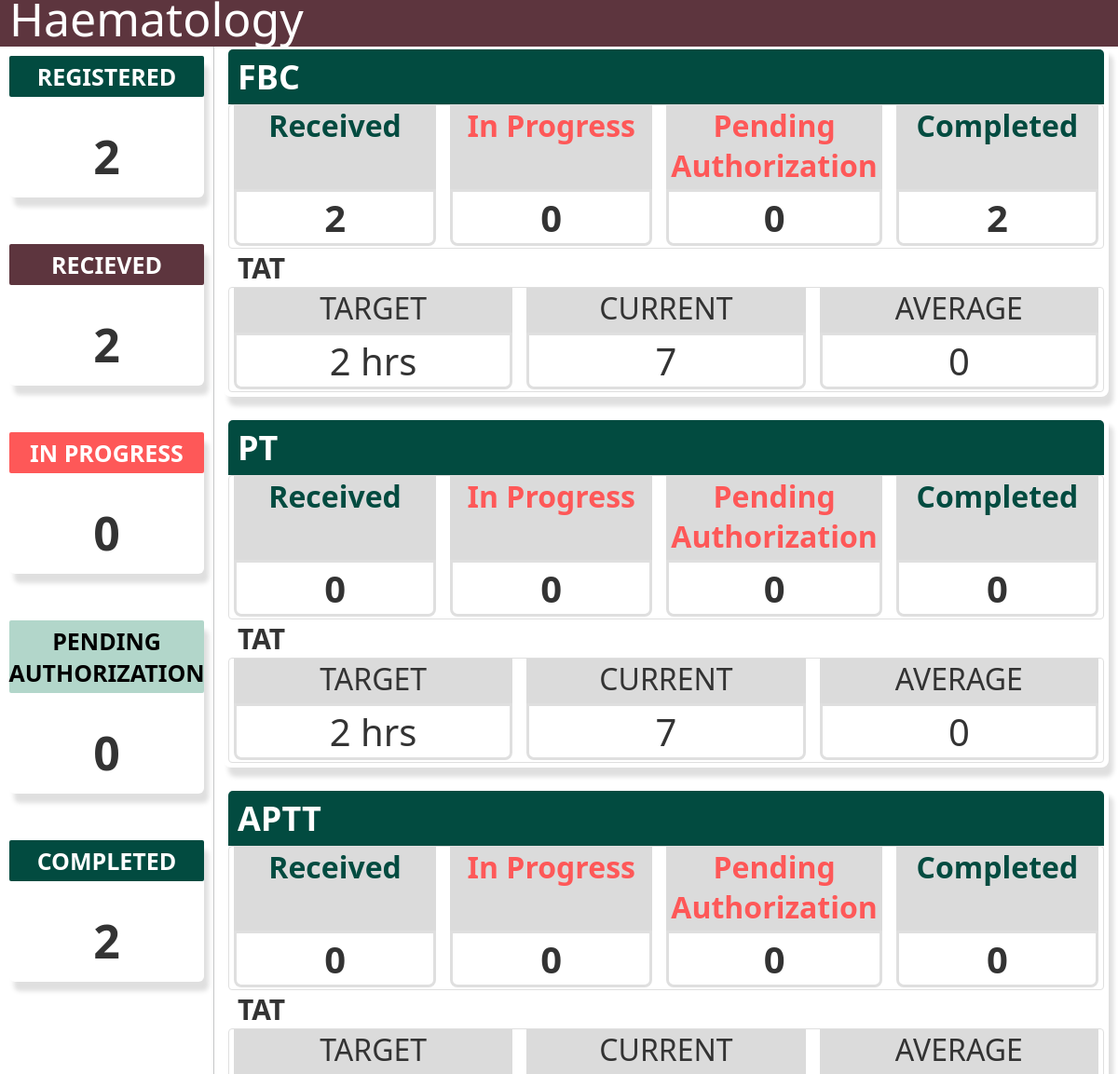
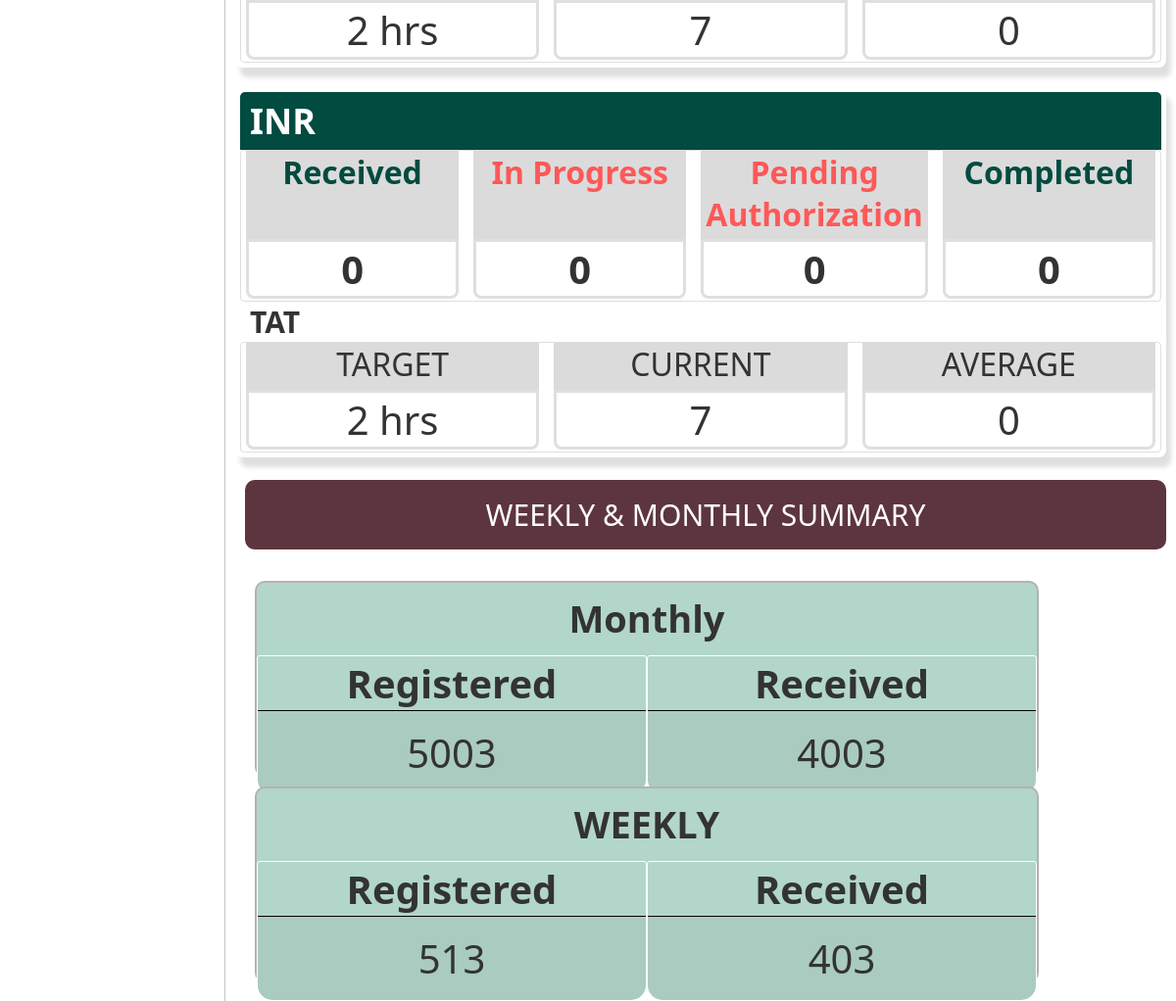
The page / on the database its author committed (2 pictures, top to bottom).
### tables this page shows
CREATE TABLE test_definitions (
                id INTEGER NOT NULL UNIQUE,
                test_id INTEGER NOT NULL,
                test_name VARCHAR(100) NOT NULL,
                test_short_name VARCHAR(100) NOT NULL,
                targetTAT VARCHAR(100) NOT NULL,
                PRIMARY KEY(id AUTOINCREMENT)
            );

CREATE TABLE monthly_summary (
                id INTEGER NOT NULL UNIQUE DEFAULT 1 CHECK(id = 1),
                monthly_registered INTEGER,
                monthly_received INTEGER,
                monthly_progress INTEGER,
                monthly_pending INTEGER,
                monthly_complete INTEGER,
                PRIMARY KEY(id)
            );

CREATE TABLE weekly_summary (
                id INTEGER NOT NULL UNIQUE DEFAULT 1 CHECK(id = 1),
                weekly_registered INTEGER,
                weekly_received INTEGER,
                weekly_progress INTEGER,
                weekly_pending INTEGER,
                weekly_complete INTEGER,
                PRIMARY KEY(id)
            );

### app.py (the view)
@app.route("/dashboard/")
@app.route("/")
def index():
    content = {
        "departmentName": department,
        "testType1": testType1,
        "testType2": testType2,
        "testType3": testType3,
        "testType4": testType4,
    }
    summary_data_obj = SummaryData()
    summary_content = {
        "summaryRegisteredTotal": summary_data_obj.getSummaryRegistered(),
        "summaryReceivedTotal": summary_data_obj.getSummaryReceived(),
        "summaryInProgressTotal": summary_data_obj.getSummaryInprogress(),
        "summaryPendingAuthTotal": summary_data_obj.getSummaryPendingAuth(),
        "summaryCompleteTotal": summary_data_obj.getSummaryComplete()
    }
    summary_data_obj.closeConn()
    test_content1 = get_test_content(testType1, '1')
    test_content2 = get_test_content(testType2, '2')
    test_content3 = get_test_content(testType3, '3')
    test_content4 = get_test_content(testType4, '4')
    tat_content = {
        "target1": TATData(testType1).targetTAT(),
        "target2": TATData(testType2).targetTAT(),
        "target3": TATData(testType3).targetTAT(),
        "target4": TATData(testType4).targetTAT()
    }
    counter = WeeklyCounter()
    weekly_content = {
        "weeklyRegistered": counter.getSummaryRegistered(),
        "weeklyRecieved": counter.getSummaryReceived(),
        "weeklyProgress": counter.getSummaryInprogress(),
        "weeklyPending": counter.getSummaryPendingAuth(),
        "weeklyComplete": counter.getSummaryComplete()
    }
    counter.closeConn()
    counter_monthly = MonthlyCounter()
    monthly_content = {
        "monthlyRegistered": counter_monthly.getSummaryRegistered(),
        "monthlyRecieved": counter_monthly.getSummaryReceived(),
        "monthlyProgress": counter_monthly.getSummaryInprogress(),
        "monthlyPending": counter_monthly.getSummaryPendingAuth(),
        "monthlyComplete": counter_monthly.getSummaryComplete()
    }
    counter_monthly.closeConn()
    return render_template(
        "dashboard.template.html",
        **content,
        **summary_content,
        **test_content1,
        **test_content2,
        **test_content3,
        **test_content4,
        **tat_content,
        **weekly_content,
        **monthly_content
    )

### templates/dashboard.template.html (shortened to what this page needs)
{% extends "dashboard.base.html" %}

### templates/dashboard.base.html (shortened to what this page needs)
<!DOCTYPE html>
<html lang="en">
<head>
    <link rel="stylesheet" href="{{url_for('static',filename='css/dashBoard.css')}}">
    <link rel="stylesheet" href="../static/css/dashBoard.css">
</head>
<body>
    <div class="nav">
    </div>
    <div class="sideNav">
        <div class="card">
            <span class="title green">
                REGISTERED
            </span>
            <span class="value">
                {{summaryRegisteredTotal}}
            </span>
        </div>
        <div class="card">
            <span class="title maroon">
                RECIEVED
            </span>
            <span class="value">
                {{summaryReceivedTotal}}
            </span>
        </div>
        <div class="card">
            <span class="title red">
                IN PROGRESS
            </span>
            <span class="value">
                {{summaryInProgressTotal}}
            </span>
        </div>
        <div class="card">
            <span class="title lightBlue">
                PENDING AUTHORIZATION
            </span>
            <span class="value">
                {{summaryPendingAuthTotal}}
            </span>
        </div>
        <div class="card">
            <span class="title green">
                COMPLETED
            </span>
            <span class="value">
                {{summaryCompleteTotal}}
            </span>
        </div>
    </div>
    <div class="main">
        <div class="test">
            <span class ="header .green">
                {{testType1}}
            </span>
            <div class="statusCards">
                <div class="cardWrapper">
                    <div class="cardTitle green">
                        Received
                    </div>
                    <div class="cardValue">
                        {{received1}}
                    </div>
                </div>
                <div class="cardWrapper">
                    <div class="cardTitle red">
                        In Progress
                    </div>
                    <div class="cardValue">
                        {{inProgress1}}
                    </div>
                </div>
                <div class="cardWrapper">
                    <div class="cardTitle red">
                        Pending Authorization
                    </div>
                    <div class="cardValue">
                        {{pendingAuth1}}
                    </div>
                </div>
                <div class="cardWrapper">
                    <div class="cardTitle green">
                        Completed
                    </div>
                    <div class="cardValue">
                        {{complete1}}
                    </div>
                </div>
            </div>
            <div class="tat">
                <span class="tatHeader">
                    TAT
                </span>
                <div class="statusCards">
                    <div class="cardWrapper">
                        <div class="cardTitle">
                            TARGET
                        </div>
                        <div class="cardValue">
                            {{target1}}
                        </div>
                    </div>
                    <div class="cardWrapper">
                        <div class="cardTitle">
                            CURRENT
                        </div>
                        <div class="cardValue">
                            7
                        </div>
                    </div>
                    <div class="cardWrapper">
                        <div class="cardTitle">
                            AVERAGE
                        </div>
                        <div class="cardValue">
                            0
                        </div>
                    </div>
                </div>
            </div>
        </div>
        <div class="test">
            <span class ="header .green">
                {{testType2}}
            </span>
            <div class="statusCards">
                <div class="cardWrapper">
                    <div class="cardTitle green">
                        Received
                    </div>
                    <div class="cardValue">
                        {{received2}}
                    </div>
                </div>
                <div class="cardWrapper">
                    <div class="cardTitle red">
                        In Progress
                    </div>
                    <div class="cardValue">
                        {{inProgress2}}
                    </div>
                </div>
                <div class="cardWrapper">
                    <div class="cardTitle red">
                        Pending Authorization
                    </div>
                    <div class="cardValue">
                        {{pendingAuth2}}
                    </div>
                </div>
                <div class="cardWrapper">
                    <div class="cardTitle green">
                        Completed
                    </div>
                    <div class="cardValue">
                        {{complete2}}
                    </div>
                </div>
            </div>
            <div class="tat">
                <span class="tatHeader">
                    TAT
                </span>
                <div class="statusCards">
                    <div class="cardWrapper">
                        <div class="cardTitle">
                            TARGET
                        </div>
                        <div class="cardValue">
                            {{target2}}
                        </div>
                    </div>
                    <div class="cardWrapper">
                        <div class="cardTitle">
                            CURRENT
                        </div>
                        <div class="cardValue">
                            7
                        </div>
                    </div>
                    <div class="cardWrapper">
                        <div class="cardTitle">
                            AVERAGE
                        </div>
                        <div class="cardValue">
                            0
                        </div>
                    </div>
                </div>
            </div>
        </div>
        <div class="test">
            <span class ="header .green">
                {{testType3}}
            </span>
            <div class="statusCards">
                <div class="cardWrapper">
                    <div class="cardTitle green">
                        Received
                    </div>
                    <div class="cardValue">
                        {{received3}}
                    </div>
                </div>
                <div class="cardWrapper">
                    <div class="cardTitle red">
                        In Progress
                    </div>
                    <div class="cardValue">
                        {{inProgress3}}
                    </div>
                </div>
                <div class="cardWrapper">
                    <div class="cardTitle red">
                        Pending Authorization
                    </div>
                    <div class="cardValue">
                        {{pendingAuth3}}
                    </div>
                </div>
                <div class="cardWrapper">
                    <div class="cardTitle green">
                        Completed
                    </div>
                    <div class="cardValue">
                        {{complete3}}
                    </div>
                </div>
            </div>
            <div class="tat">
                <span class="tatHeader">
                    TAT
                </span>
                <div class="statusCards">
                    <div class="cardWrapper">
                        <div class="cardTitle">
                            TARGET
                        </div>
                        <div class="cardValue">
                            {{target3}}
                        </div>
                    </div>
                    <div class="cardWrapper">
                        <div class="cardTitle">
                            CURRENT
                        </div>
                        <div class="cardValue">
                            7
                        </div>
                    </div>
                    <div class="cardWrapper">
                        <div class="cardTitle">
                            AVERAGE
                        </div>
                        <div class="cardValue">
                            0
                        </div>
                    </div>
                </div>
            </div>
        </div>
        <div class="test">
            <span class ="header .green">
                {{testType4}}
            </span>
            <div class="statusCards">
                <div class="cardWrapper">
                    <div class="cardTitle green">
                        Received
                    </div>
                    <div class="cardValue">
                        {{received4}}
                    </div>
                </div>
                <div class="cardWrapper">
                    <div class="cardTitle red">
                        In Progress
                    </div>
                    <div class="cardValue">
                        {{inProgress4}}
                    </div>
                </div>
                <div class="cardWrapper">
                    <div class="cardTitle red">
                        Pending Authorization
                    </div>
                    <div class="cardValue">
                        {{pendingAuth4}}
                    </div>
                </div>
                <div class="cardWrapper">
                    <div class="cardTitle green">
                        Completed
                    </div>
                    <div class="cardValue">
                        {{complete4}}
                    </div>
                </div>
            </div>
            <div class="tat">
                <span class="tatHeader">
                    TAT
                </span>
                <div class="statusCards">
                    <div class="cardWrapper">
                        <div class="cardTitle">
                            TARGET
                        </div>
                        <div class="cardValue">
                            {{target4}}
                        </div>
                    </div>
                    <div class="cardWrapper">
                        <div class="cardTitle">
                            CURRENT
                        </div>
                        <div class="cardValue">
                            7
                        </div>
                    </div>
                    <div class="cardWrapper">
                        <div class="cardTitle">
                            AVERAGE
                        </div>
                        <div class="cardValue">
                            0
                        </div>
                    </div>
                </div>
            </div>
        </div>
    </div>
    <div class="bottomBanner">
        <div class="title">
            <span class="category">
                WEEKLY & MONTHLY SUMMARY
            </span>
        </div>
    </div>
    <div class="slideShowContainer" id="slide1">
        <div class="slideShow">
            <div class="category">
                Monthly
            </div>
            <div class="categoryContainer">
                <div class="categoryResults">
                    <div class="title">
                        Registered
                    </div>
                    <div class="value">
                        {{monthlyRegistered}}
                    </div>
                </div>
                <div class="categoryResults">
                    <div class="title">
                    Received
                    </div>
                    <div class="value">
                        {{monthlyRecieved}}
                    </div>
                </div>
            </div>
        </div>
        <div class="slideShow">
            <div class="category">
                WEEKLY
            </div>
            <div class="categoryContainer">
                <div class="categoryResults">
                    <div class="title">
                        Registered
                    </div>
                    <div class="value">
                        {{weeklyRegistered}}
                    </div>
                </div>
                <div class="categoryResults">
                    <div class="title">
                        Received
                    </div>
                    <div class="value">
                        {{weeklyRecieved}}
                    </div>
                </div>
            </div>
        </div>
    </div>
</body>
</html>

### rows shown on the page
test_definitions: targetTAT "2 hrs"
test_definitions: targetTAT "2 hrs"
test_definitions: targetTAT "2 hrs"
test_definitions: targetTAT "2 hrs"
monthly_summary: monthly_registered "5003", monthly_received "4003"
weekly_summary: weekly_registered "513", weekly_received "403"

### other values the page prints
{{ summaryRegisteredTotal }} "2"
{{ summaryReceivedTotal }} "2"
{{ summaryInProgressTotal }} "0"
{{ summaryPendingAuthTotal }} "0"
{{ summaryCompleteTotal }} "2"
{{ testType1 }} "FBC"
{{ received1 }} "2"
{{ inProgress1 }} "0"
{{ pendingAuth1 }} "0"
{{ complete1 }} "2"
{{ testType2 }} "PT"
{{ received2 }} "0"
{{ inProgress2 }} "0"
{{ pendingAuth2 }} "0"
{{ complete2 }} "0"
